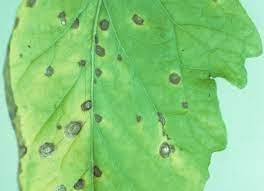
#> input picture Tomato.jpg, 264 x 191 px, given in place of Test_Picture.jpg, which was not available
$ python main.py
#> lines starting #> are read from the running program, lines starting #| are printed output that depends on the picture; after the words box and inside, x2 and y2 are one past the last pixel; in counts of white or black regions, pixels touching at a corner belong together; pictures that were not available may be replaced by others from this repository, and a replacement may not be noted
import cv2
import numpy as np

pic = cv2.imread('Test_Picture.jpg', 0)
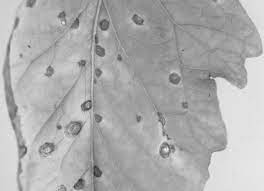
#> pic: shape (191, 264); min 41, max 250, mean 174.1
blur = cv2.GaussianBlur(pic, (3, 3), 0)
th1 = cv2.adaptiveThreshold(blur, 255, cv2.ADAPTIVE_THRESH_MEAN_C, cv2.THRESH_BINARY, 21, 30)
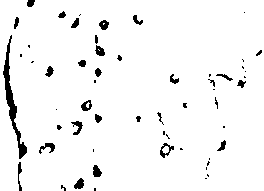
#> th1: shape (191, 264); 95.7% white; 57 black regions (29 under 20 px), largest, box (x1, y1, x2, y2) and area: (3, 35, 27, 159) 611, (160, 143, 174, 158) 82, (39, 143, 55, 154) 81

kernel = np.ones((5, 5), np.uint8)
erosion = cv2.erode(th1, kernel, iterations=1)
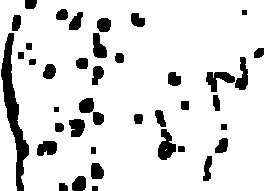
#> erosion: shape (191, 264); 87.2% white; 40 black regions, largest, box (x1, y1, x2, y2) and area: (1, 33, 29, 191) 1465, (158, 129, 176, 160) 349, (206, 72, 235, 92) 304

img = cv2.medianBlur(erosion, 7)
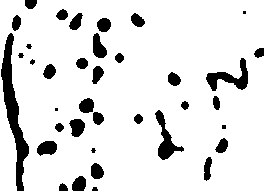
#> img: shape (191, 264); 88.3% white; 37 black regions (4 under 20 px), largest, box (x1, y1, x2, y2) and area: (1, 33, 29, 191) 1466, (206, 58, 248, 91) 541, (155, 110, 184, 160) 490
cimg = cv2.cvtColor(img, cv2.COLOR_GRAY2BGR)

circles = cv2.HoughCircles(img, cv2.HOUGH_GRADIENT, 1, 20, param1=200, param2=10, minRadius=0, maxRadius=30)
#> circles = 19 rows, first 8: [73.5, 126.5, 10.2], [85.5, 105.5, 7.4], [174.5, 77.5, 7.4], [166.5, 149.5, 9.6], [48.5, 149.5, 9.6], [97.5, 72.5, 5.5], [75.5, 183.5, 9.6], [231.5, 72.5, 9.6]

circles = np.uint16(np.around(circles))
#> circles = 19 rows, first 8: [74, 126, 10], [86, 106, 7], [174, 78, 7], [166, 150, 10], [48, 150, 10], [98, 72, 6], [76, 184, 10], [232, 72, 10]
for i in circles[0, :]:
	# draw the outer circle
	cv2.circle(cimg, (i[0], i[1]), i[2], (0, 255, 0), 2)
#> this loop made 19 passes
#> i on passes 1 to 12: [74, 126, 10], [86, 106, 7], [174, 78, 7], [166, 150, 10], [48, 150, 10], [98, 72, 6], [76, 184, 10], [232, 72, 10], [104, 24, 7], [100, 52, 6], [138, 20, 7], [62, 14, 6]
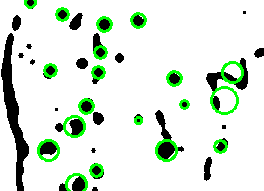
#> cimg: shape (191, 264, 3); mean B, G, R 218, 230.8, 218


cv2.imshow('Soyabin.jpg', cimg)

print("Holes are detected")
print("The Disease is Septoria Leaf Spot")
print("The solution is apply Chlorothalonil")
cv2.waitKey(0) % 0xFF
cv2.destroyAllWindows()
